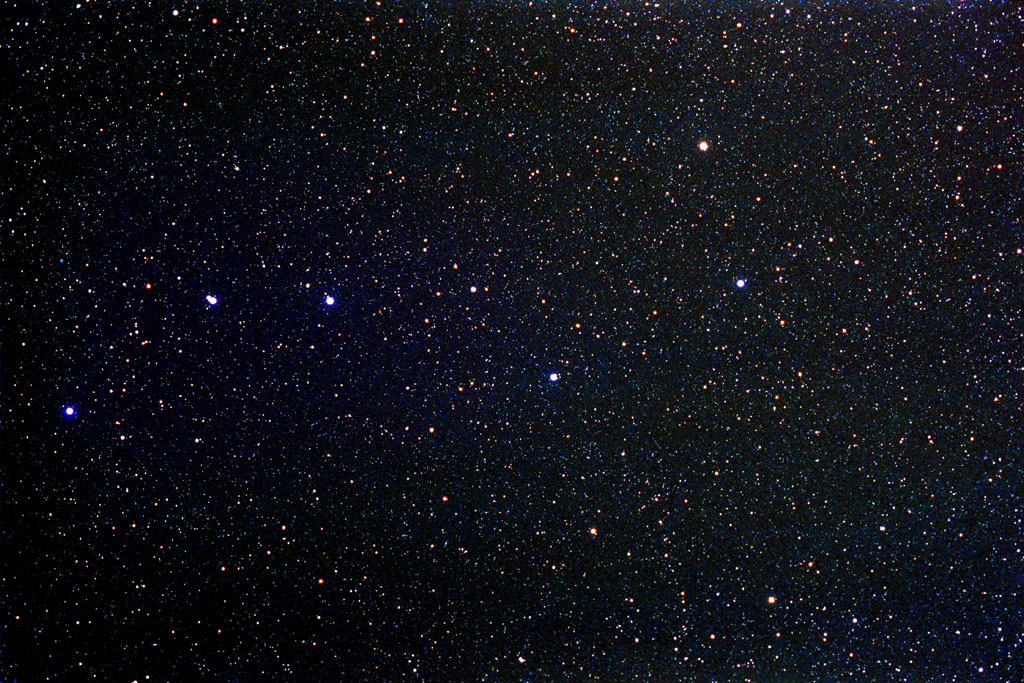
#> input picture original-images/ursa-major/ursa-major3.jpg, 1024 x 683 px
$ jupyter execute 'photo filter.ipynb'
#> lines starting #> are read from the running program, lines starting #| are printed output that depends on the picture
[cell 1]
from PIL import Image
import numpy

#https://stackoverflow.com/questions/18777873/convert-rgb-to-black-or-white/18778280

colorImage = Image.open("original-images/ursa-major/ursa-major3.jpg")
#> colorImage is the input picture: PIL image 1024x683 RGB; mean R, G, B 16.6, 18.3, 24.7
grayImage = colorImage.convert('L')
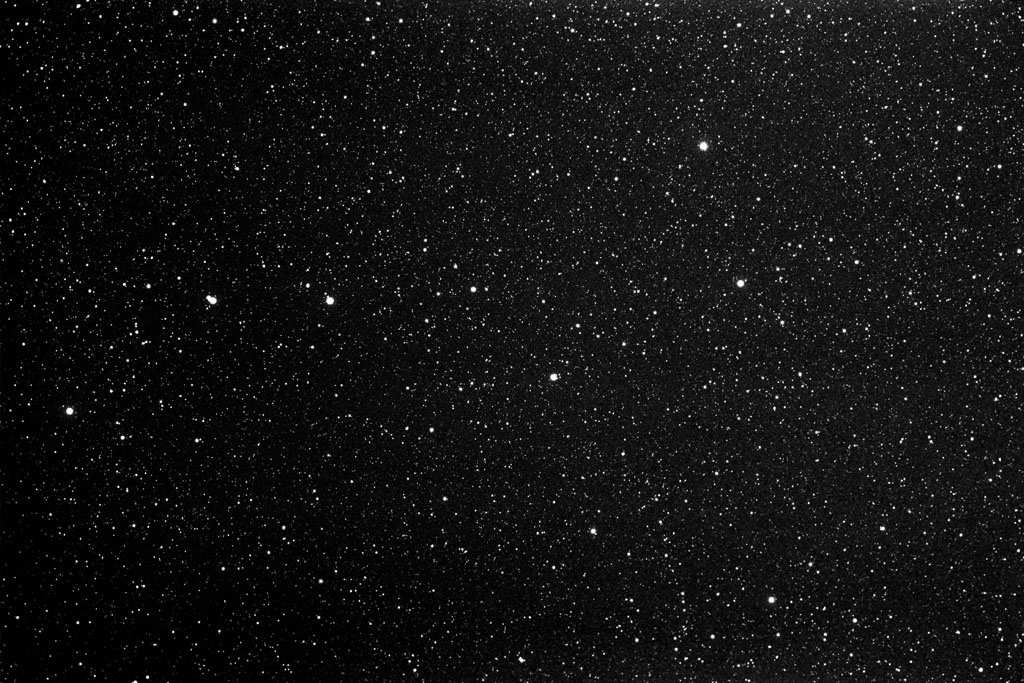
#> grayImage: PIL image 1024x683 L; min 0, max 255, mean 18.5
blackWhiteImage = grayImage.point(lambda x: 0 if x<128 else 255, '1')
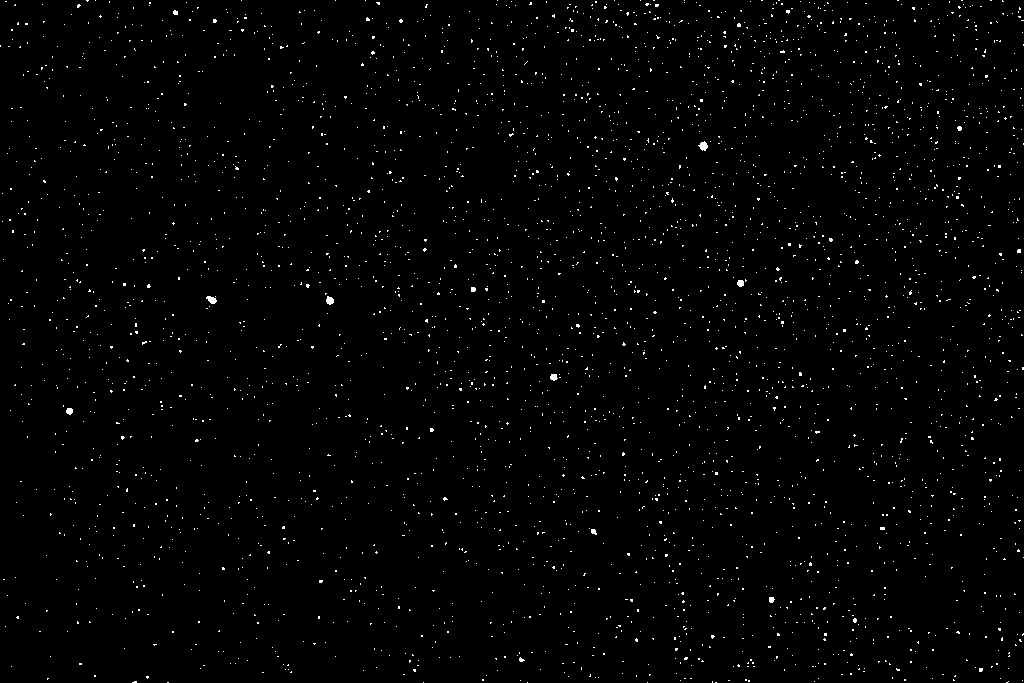
#> blackWhiteImage: PIL image 1024x683 1; 1.1% white in thin lines or dots
#blackWhiteImage.save("orion-bw.jpg")
#blackWhiteImage.show()

arr = numpy.ndarray.tolist(numpy.array(blackWhiteImage.getdata(),numpy.uint8).reshape(blackWhiteImage.size[1], blackWhiteImage.size[0]))
#> arr = 683 items

[cell 2]
finalSize = 256

maxRotatedSize = blackWhiteImage.rotate(45, expand=1)
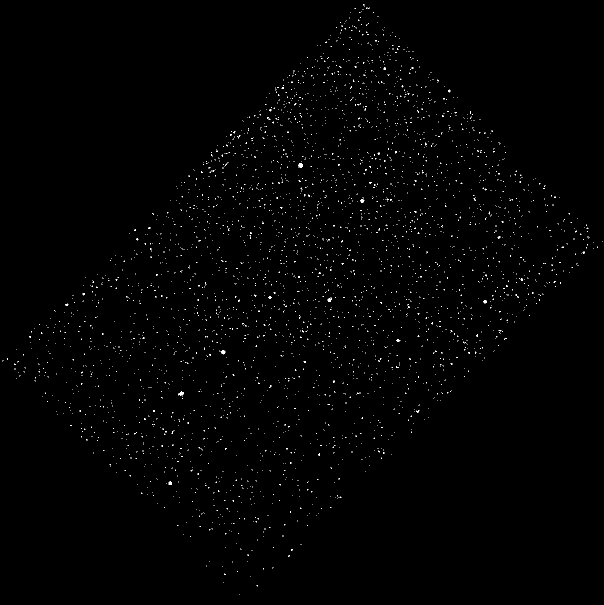
#> maxRotatedSize: PIL image 1208x1209 1 (shown at 1/2 size); 0.55% white in thin lines or dots
x, y = maxRotatedSize.size
#> x = 1208; y = 1209
largestDimension = max(x, y)
#> largestDimension = 1209
largestImg = Image.new('RGB', (largestDimension, largestDimension), (0, 0, 0, 0))
#> largestImg: PIL image 1209x1209 RGB; every value is 0
largestImg.paste(maxRotatedSize, (int((largestDimension - x) / 2), int((largestDimension - y) / 2)))
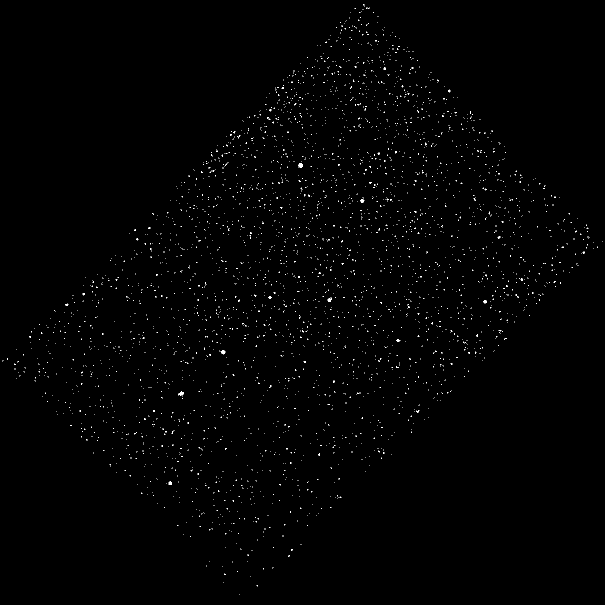
#> largestImg: PIL image 1209x1209 RGB (shown at 1/2 size); 0.55% white in thin lines or dots
largestImg = largestImg.resize((finalSize, finalSize))
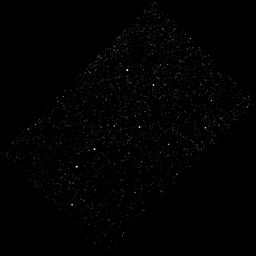
#> largestImg: PIL image 256x256 RGB; min 0, max 232, mean 1.6
for i in range(360):
    newImg = largestImg.rotate(i)
    newImg.save("./TestData/ursa major/" + str(i) + " (2).jpg", "JPEG")
#> this loop made 360 passes
#> pass 2, `newImg = largestImg.rotate(i)`:
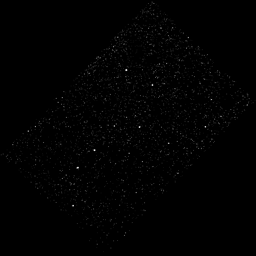
#> newImg: PIL image 256x256 RGB; min 0, max 232, mean 1.6
#> pass 3, `newImg = largestImg.rotate(i)`:
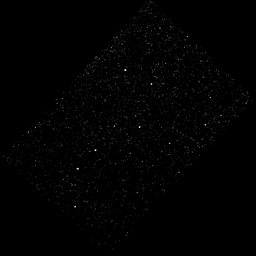
#> newImg: PIL image 256x256 RGB; min 0, max 232, mean 1.6
#> after the loop:
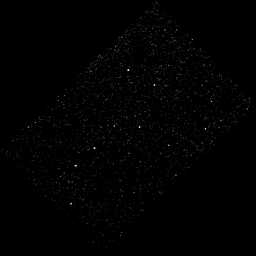
#> newImg: PIL image 256x256 RGB; min 0, max 232, mean 1.6

[cell 3]
# find a prefix sum array for all the adjacent white pixels in the same row.
# [255,0,0,0,0,255,255,0] -> [255,0,0,0,0,255,510,0]
# the largest number ("brightness") indicates the right end of the brightest star
def findPSA():
    prefixSumArray = []
    for eachLn in arr:
        newLn = []
        # in each row
        for i in range(len(eachLn)):
            # if it's white, add 255 to the brightness of the previous pixel
            if eachLn[i] == 255:
                if i - 1 >= 0:
                    newLn.append(newLn[i-1] + 255)
                else:
                    newLn.append(255)
            # if it's black, fill it with 0
            else:
                newLn.append(0)
        prefixSumArray.append(newLn)
#> after the loop, prefixSumArray = 683 items
    return prefixSumArray

arrForBrightest = findPSA()
#> arrForBrightest = 683 items

# iterate through to find the brightest spot
def findBrightest():
    maxValue = 0
    maxPos = (0, 0)
    for i in range(len(arrForBrightest)):
        for j in range(len(arrForBrightest[0])):
            if arrForBrightest[i][j] > maxValue:
                maxValue = arrForBrightest[i][j]
                maxPos = (i, j)
#> after the loop, maxPos = (145, 707); maxValue = 2550
    width = maxValue // 255
#> width = 10
    maxPos = (maxPos[0], maxPos[1] - width // 2)
#> maxPos = (145, 702)
    return (width, maxPos)

brightest = findBrightest()
#> brightest = (10, (145, 702))
print(brightest[0], end=": ")
#| 10:
print(brightest[1])
#| (145, 702)

def removeBrightest(i, j):
    if arrForBrightest[i][j] == 0:
        return
    else:
        arrForBrightest[i][j] = 0
        if i > 0:
            removeBrightest(i - 1, j)
        if i + 1 < len(arrForBrightest):
            removeBrightest(i + 1, j)
        if j > 0:
            removeBrightest(i, j - 1)
        if j + 1 < len(arrForBrightest[0]):
            removeBrightest(i, j + 1)

removeBrightest(brightest[1][0], brightest[1][1])

secondBrightest = findBrightest()
#> secondBrightest = (10, (298, 210))
print(secondBrightest[0], end=": ")
#| 10:
print(secondBrightest[1])
#| (298, 210)
